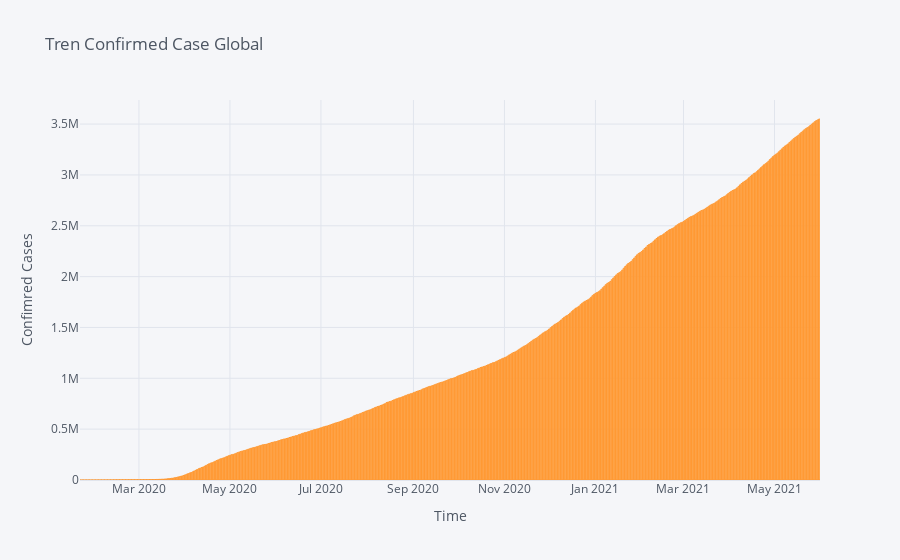

Notebook code for this chart:
### Markdown cell above
### **Trend Deaths Case**

### Code cell
dataGroup.iplot(kind = "bar", y = "Deaths", title = "Tren Confirmed Case Global",xTitle = "Time", yTitle = 'Confimred Cases')

### Figure 1 — Plotly figure (JSON) as saved in the notebook; plotly's stock layout.template omitted (floating-point values rounded to 4 significant figures; data arrays with more than 128 entries replaced by an {"elided": "..."} marker saying what was removed)
{"data": [{"marker": {"color": "rgba(255, 153, 51, 0.6)", "line": {"color": "rgba(255, 153, 51, 1.0)", "width": 1}}, "name": "Deaths", "orientation": "v", "text": "", "type": "bar", "x": {"elided": "496 str values"}, "y": {"elided": "496 int values"}}], "layout": {"legend": {"bgcolor": "#F5F6F9", "font": {"color": "#4D5663"}}, "paper_bgcolor": "#F5F6F9", "plot_bgcolor": "#F5F6F9", "title": {"font": {"color": "#4D5663"}, "text": "Tren Confirmed Case Global"}, "xaxis": {"gridcolor": "#E1E5ED", "showgrid": true, "tickfont": {"color": "#4D5663"}, "title": {"font": {"color": "#4D5663"}, "text": "Time"}, "zerolinecolor": "#E1E5ED"}, "yaxis": {"gridcolor": "#E1E5ED", "showgrid": true, "tickfont": {"color": "#4D5663"}, "title": {"font": {"color": "#4D5663"}, "text": "Confimred Cases"}, "zerolinecolor": "#E1E5ED"}}}
